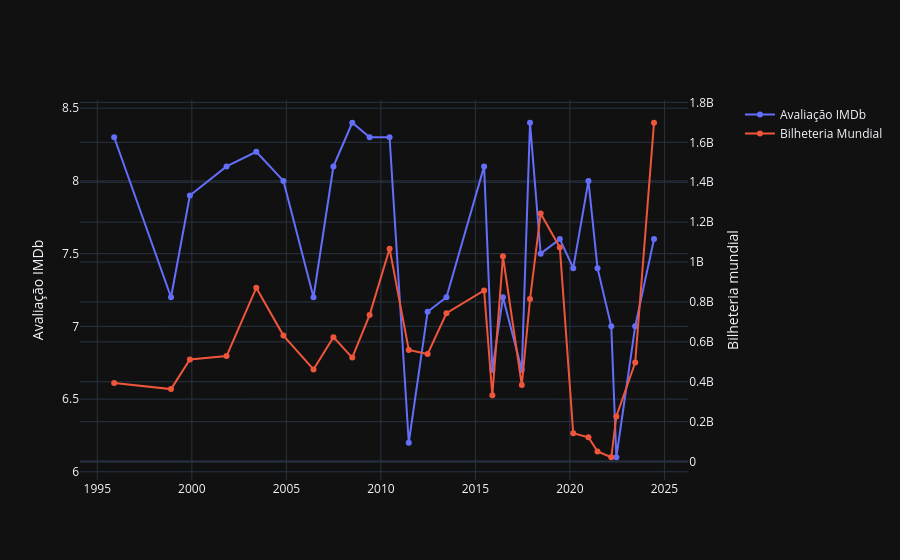

Notebook code for this chart:
### Code cell
fig = make_subplots(specs=[[{"secondary_y": True}]])

fig.add_trace(go.Scatter(x=df["release_date"], y=df["imdb_score"], mode="lines+markers", name="Avaliação IMDb"), secondary_y=False)

fig.add_trace(go.Scatter(x=df["release_date"], y=df["box_office_worldwide"], mode="lines+markers", name="Bilheteria Mundial"), secondary_y=True)

fig.update_layout(template="plotly_dark")

fig.update_yaxes(title_text="Avaliação IMDb", secondary_y=False)

fig.update_yaxes(title_text="Bilheteria mundial", secondary_y=True)

fig.show()

### Figure 1 — Plotly figure (JSON) as saved in the notebook; plotly's stock layout.template omitted (floating-point values rounded to 4 significant figures)
{"data": [{"mode": "lines+markers", "name": "Avaliação IMDb", "type": "scatter", "x": ["1995-11-22", "1998-11-25", "1999-11-24", "2001-11-02", "2003-05-30", "2004-11-05", "2006-06-09", "2007-06-29", "2008-06-27", "2009-05-29", "2010-06-18", "2011-06-24", "2012-06-22", "2013-06-21", "2015-06-19", "2015-11-25", "2016-06-17", "2017-06-16", "2017-11-22", "2018-06-15", "2019-06-21", "2020-03-06", "2020-12-25", "2021-06-18", "2022-03-11", "2022-06-17", "2023-06-16", "2024-06-14"], "xaxis": "x", "y": [8.3, 7.2, 7.9, 8.1, 8.2, 8.0, 7.2, 8.1, 8.4, 8.3, 8.3, 6.2, 7.1, 7.2, 8.1, 6.7, 7.2, 6.7, 8.4, 7.5, 7.6, 7.4, 8.0, 7.4, 7.0, 6.1, 7.0, 7.6], "yaxis": "y"}, {"mode": "lines+markers", "name": "Bilheteria Mundial", "type": "scatter", "x": ["1995-11-22", "1998-11-25", "1999-11-24", "2001-11-02", "2003-05-30", "2004-11-05", "2006-06-09", "2007-06-29", "2008-06-27", "2009-05-29", "2010-06-18", "2011-06-24", "2012-06-22", "2013-06-21", "2015-06-19", "2015-11-25", "2016-06-17", "2017-06-16", "2017-11-22", "2018-06-15", "2019-06-21", "2020-03-06", "2020-12-25", "2021-06-18", "2022-03-11", "2022-06-17", "2023-06-16", "2024-06-14"], "xaxis": "x", "y": [394436586, 363258859, 511358276, 528773250, 871014978, 631442092, 461983149, 623726085, 521311860, 735099082, 1066969703, 559852396, 538983207, 743559607, 857611174, 332207671, 1028570889, 383930656, 814641172, 1242805359, 1073394593, 141940042, 121903885, 51112314, 21813358, 226425420, 496444308, 1698030965], "yaxis": "y2"}], "layout": {"xaxis": {"anchor": "y", "domain": [0, 0.94]}, "yaxis": {"anchor": "x", "domain": [0, 1], "title": {"text": "Avaliação IMDb"}}, "yaxis2": {"anchor": "x", "overlaying": "y", "side": "right", "title": {"text": "Bilheteria mundial"}}}}
